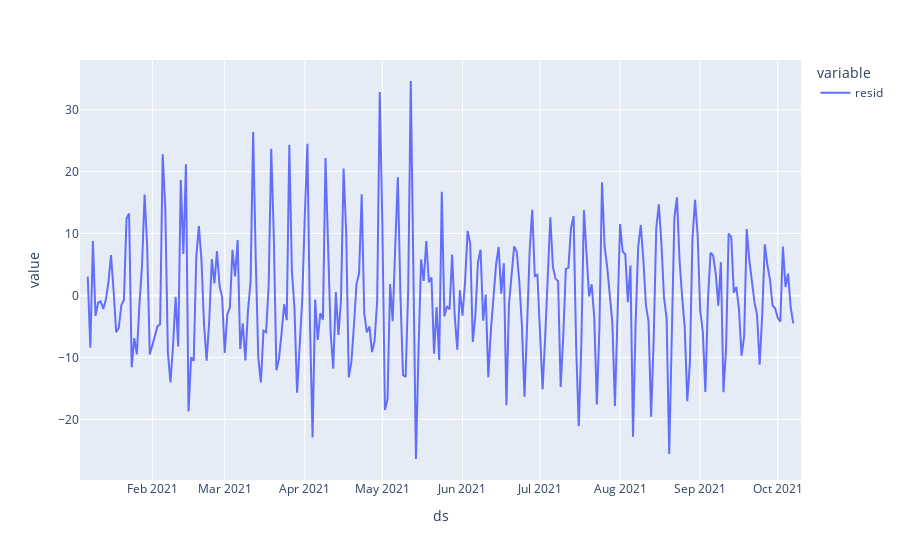

The notebook cell this image was saved under:
### Code cell
decomp.resid.plot()

### Figure 1 — Plotly figure (JSON) as saved in the notebook; plotly's stock layout.template omitted (floating-point values rounded to 4 significant figures; data arrays with more than 128 entries replaced by an {"elided": "..."} marker saying what was removed)
{"data": [{"hovertemplate": "variable=resid<br>ds=%{x}<br>value=%{y}<extra></extra>", "legendgroup": "resid", "line": {"color": "#636efa", "dash": "solid"}, "mode": "lines", "name": "resid", "orientation": "v", "showlegend": true, "type": "scatter", "x": {"elided": "280 str values"}, "xaxis": "x", "y": {"elided": "280 float values"}, "yaxis": "y"}], "layout": {"legend": {"title": {"text": "variable"}, "tracegroupgap": 0}, "margin": {"t": 60}, "xaxis": {"anchor": "y", "domain": [0, 1], "title": {"text": "ds"}}, "yaxis": {"anchor": "x", "domain": [0, 1], "title": {"text": "value"}}}}
